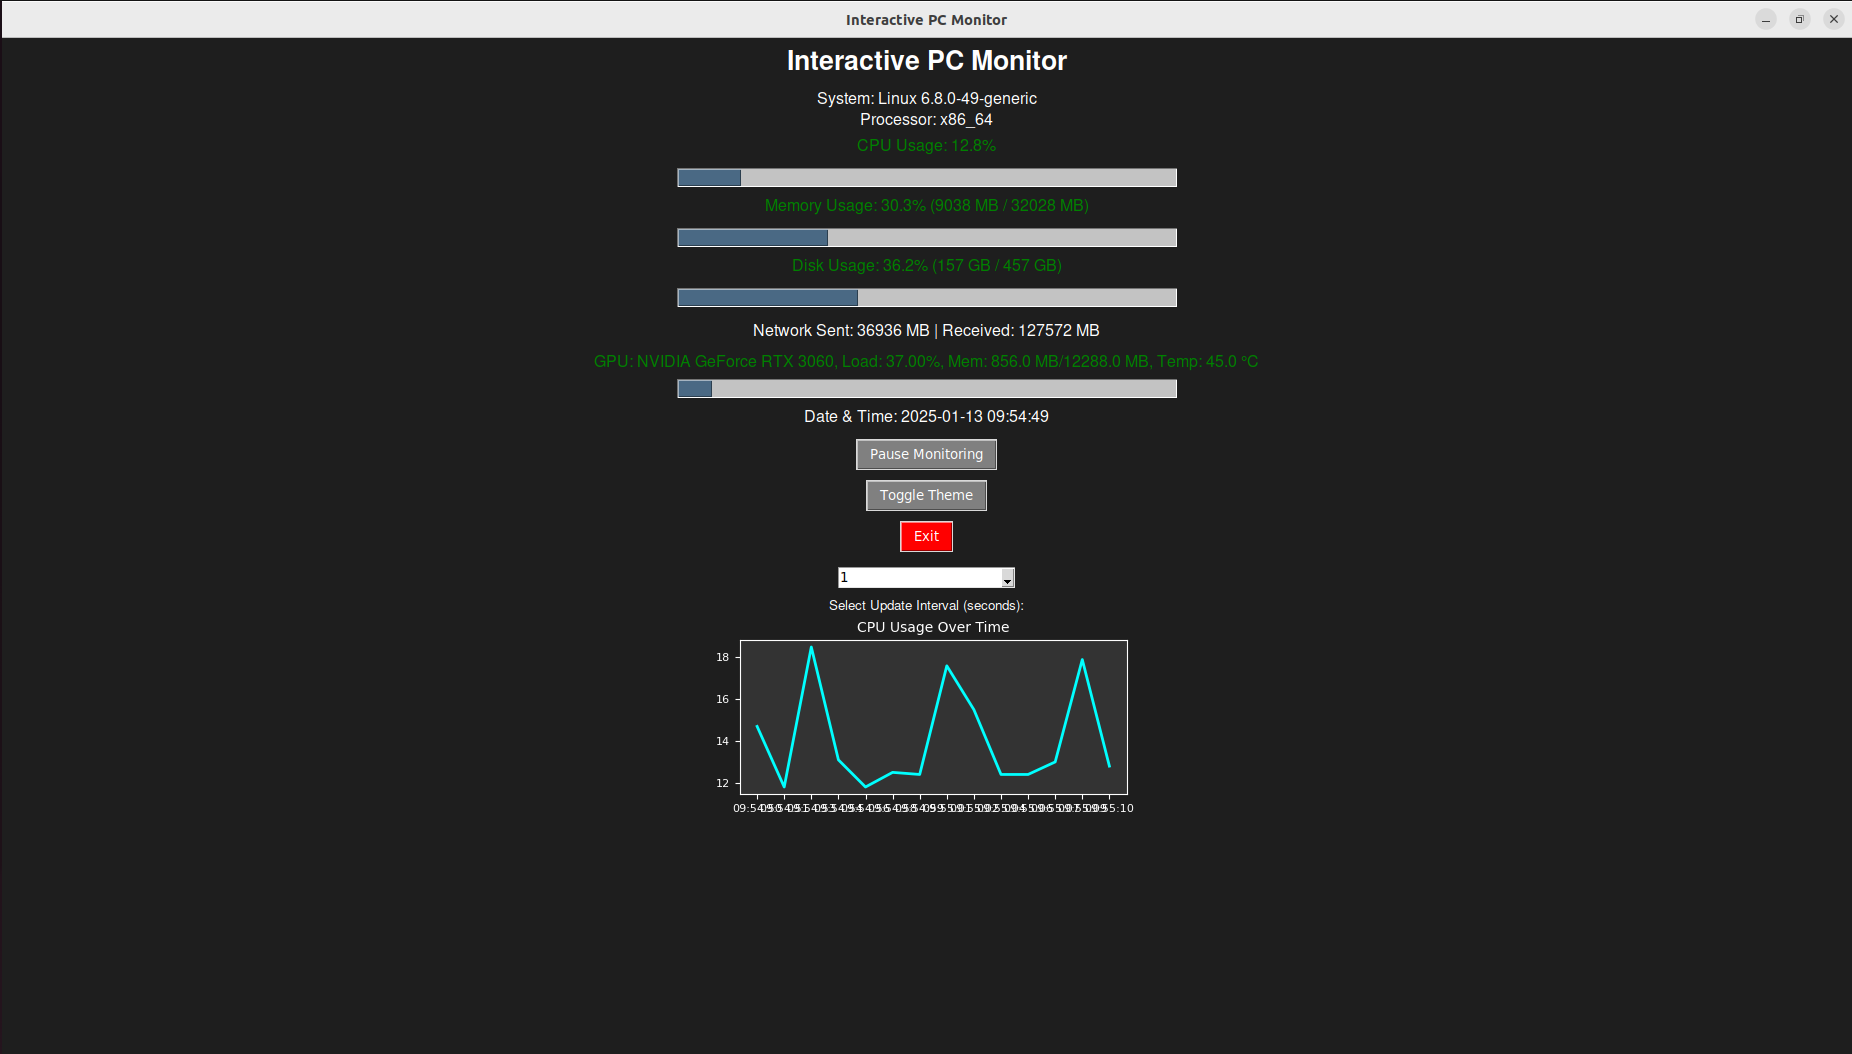

Write the Python code that produced this figure.
import psutil
import tkinter as tk
from tkinter import ttk
import platform
import datetime
import matplotlib.pyplot as plt
from matplotlib.backends.backend_tkagg import FigureCanvasTkAgg
import GPUtil

# Initialize global variables
is_monitoring = True
update_interval = 1000  # Default 1-second update interval
theme = "dark"

# Function to toggle monitoring
def toggle_monitoring():
    global is_monitoring
    is_monitoring = not is_monitoring
    if is_monitoring:
        toggle_button.config(text="Pause Monitoring")
        update_stats()
    else:
        toggle_button.config(text="Start Monitoring")

# Function to update system stats
def update_stats():
    if not is_monitoring:
        return

    cpu_percent = psutil.cpu_percent(interval=0.5)
    memory_info = psutil.virtual_memory()
    disk_info = psutil.disk_usage('/')
    net_info = psutil.net_io_counters()
    gpu_info = get_gpu_info()

    # Update Labels
    cpu_label.config(text=f"CPU Usage: {cpu_percent}%", foreground=color_by_usage(cpu_percent))
    memory_label.config(text=f"Memory Usage: {memory_info.percent}% ({memory_info.used // (1024**2)} MB / {memory_info.total // (1024**2)} MB)", foreground=color_by_usage(memory_info.percent))
    disk_label.config(text=f"Disk Usage: {disk_info.percent}% ({disk_info.used // (1024**3)} GB / {disk_info.total // (1024**3)} GB)", foreground=color_by_usage(disk_info.percent))
    net_label.config(text=f"Network Sent: {net_info.bytes_sent // (1024**2)} MB | Received: {net_info.bytes_recv // (1024**2)} MB")
    gpu_label.config(text="\n".join(
        [f"GPU: {gpu['name']}, Load: {gpu['load']}, Mem: {gpu['memory_used']}/{gpu['memory_total']}, Temp: {gpu['temperature']}"
         for gpu in gpu_info]
    ), foreground=color_by_usage(float(gpu_info[0]['load'].split()[0][:-1])))

    # Update Progress Bars
    cpu_progress['value'] = cpu_percent
    memory_progress['value'] = memory_info.percent
    disk_progress['value'] = disk_info.percent
    gpu_progress['value'] = float(gpu_info[0]['memory_used'].split()[0]) / float(gpu_info[0]['memory_total'].split()[0]) * 100
  
    # Update Graph Data
    x_values.append(datetime.datetime.now().strftime('%H:%M:%S'))
    cpu_data.append(cpu_percent)
    if len(x_values) > 20:  # Keep graph size manageable
        x_values.pop(0)
        cpu_data.pop(0)

    # Update Graph
    ax.clear()
    ax.plot(x_values, cpu_data, color="cyan", linewidth=2)
    ax.set_title("CPU Usage Over Time", fontsize=10, color="white" if theme == "dark" else "black")
    ax.set_facecolor("#333333" if theme == "dark" else "#F0F0F0")
    ax.tick_params(axis='x', labelsize=8, colors="white" if theme == "dark" else "black")
    ax.tick_params(axis='y', labelsize=8, colors="white" if theme == "dark" else "black")
    ax.spines['bottom'].set_color("white" if theme == "dark" else "black")
    ax.spines['left'].set_color("white" if theme == "dark" else "black")
    ax.spines['top'].set_color("white" if theme == "dark" else "black")
    ax.spines['right'].set_color("white" if theme == "dark" else "black")
    fig_canvas.draw()

    root.after(update_interval, update_stats)

def get_gpu_info():
    """Retrieve GPU details."""
    gpus = GPUtil.getGPUs()
    gpu_info = []
    for gpu in gpus:
        gpu_info.append({
            "name": gpu.name,
            "load": f"{gpu.load * 100:.2f}%",
            "memory_free": f"{gpu.memoryFree} MB",
            "memory_used": f"{gpu.memoryUsed} MB",
            "memory_total": f"{gpu.memoryTotal} MB",
            "temperature": f"{gpu.temperature} °C",
        })
    return gpu_info


def update_gpu_info():
    gpu_info = get_gpu_info()
    gpu_label.config(text="\n".join(
        [f"GPU: {gpu['name']}, Load: {gpu['load']}, Mem: {gpu['memory_used']}/{gpu['memory_total']}, Temp: {gpu['temperature']}"
         for gpu in gpu_info]
    ))
    
    root.after(2000, update_gpu_info)  # Refresh every 2 seconds

# Function to determine color by usage percentage
def color_by_usage(usage):
    if usage < 50:
        return "green"
    elif usage < 75:
        return "orange"
    else:
        return "red"

# Function to toggle theme
def toggle_theme():
    global theme
    theme = "light" if theme == "dark" else "dark"
    root.configure(bg="#1E1E1E" if theme == "dark" else "#FFFFFF")
    title_label.config(bg="#1E1E1E" if theme == "dark" else "#FFFFFF", fg="white" if theme == "dark" else "black")
    system_label.config(bg="#1E1E1E" if theme == "dark" else "#FFFFFF", fg="white" if theme == "dark" else "black")
    processor_label.config(bg="#1E1E1E" if theme == "dark" else "#FFFFFF", fg="white" if theme == "dark" else "black")
    net_label.config(bg="#1E1E1E" if theme == "dark" else "#FFFFFF", fg="white" if theme == "dark" else "black")
    date_time_label.config(bg="#1E1E1E" if theme == "dark" else "#FFFFFF", fg="white" if theme == "dark" else "black")
    gpu_label.config(bg="#1E1E1E" if theme == "dark" else "#FFFFFF", fg="white" if theme == "dark" else "black")

# Function to update the update interval
def set_update_interval(*args):
    global update_interval
    selected_value = interval_var.get()
    update_interval = int(selected_value) * 1000

# Create the GUI application
root = tk.Tk()
root.title("Interactive PC Monitor")
root.geometry("1000x1000")
root.configure(bg="#1E1E1E")
root.iconphoto(True, tk.PhotoImage(file="specs.png"))  # Update with the path to your icon

# Title
title_label = tk.Label(root, text="Interactive PC Monitor", font=("Helvetica", 20, "bold"), bg="#1E1E1E", fg="white")
title_label.pack(pady=10)

# System Info
system_info = platform.uname()
system_label = tk.Label(root, text=f"System: {system_info.system} {system_info.release}", font=("Helvetica", 12), bg="#1E1E1E", fg="white")
system_label.pack()
processor_label = tk.Label(root, text=f"Processor: {system_info.processor}", font=("Helvetica", 12), bg="#1E1E1E", fg="white")
processor_label.pack()

# CPU Usage
cpu_label = tk.Label(root, text="CPU Usage: ", font=("Helvetica", 12), bg="#1E1E1E", fg="white")
cpu_label.pack(pady=5)
cpu_progress = ttk.Progressbar(root, orient="horizontal", length=500, mode="determinate", maximum=100)
cpu_progress.pack(pady=5)

# Memory Usage
memory_label = tk.Label(root, text="Memory Usage: ", font=("Helvetica", 12), bg="#1E1E1E", fg="white")
memory_label.pack(pady=5)
memory_progress = ttk.Progressbar(root, orient="horizontal", length=500, mode="determinate", maximum=100)
memory_progress.pack(pady=5)

# Disk Usage
disk_label = tk.Label(root, text="Disk Usage: ", font=("Helvetica", 12), bg="#1E1E1E", fg="white")
disk_label.pack(pady=5)
disk_progress = ttk.Progressbar(root, orient="horizontal", length=500, mode="determinate", maximum=100)
disk_progress.pack(pady=5)

# Network Usage
net_label = tk.Label(root, text="Network Sent: 0 MB | Received: 0 MB", font=("Helvetica", 12), bg="#1E1E1E", fg="white")
net_label.pack(pady=10)

# GPU label 
gpu_label = tk.Label(root, text="Loading GPU info...", font=("Helvetica", 12), bg="#1E1E1E", fg="white")
gpu_label.pack()
gpu_progress = ttk.Progressbar(root, orient="horizontal", length=500, mode="determinate", maximum=100)
gpu_progress.pack(pady=5)

# Current Date and Time
date_time_label = tk.Label(root, text=f"Date & Time: {datetime.datetime.now():%Y-%m-%d %H:%M:%S}", font=("Helvetica", 12), bg="#1E1E1E", fg="white")
date_time_label.pack(pady=5)

# Buttons
toggle_button = tk.Button(root, text="Pause Monitoring", command=toggle_monitoring, bg="gray", fg="white")
toggle_button.pack(pady=5)

theme_button = tk.Button(root, text="Toggle Theme", command=toggle_theme, bg="gray", fg="white")
theme_button.pack(pady=5)

exit_button = tk.Button(root, text="Exit", command=root.quit, bg="red", fg="white")
exit_button.pack(pady=5)

# Dropdown for Update Interval
interval_var = tk.StringVar(value="1")
interval_dropdown = ttk.Combobox(root, textvariable=interval_var, values=["1", "2", "5", "10"])
interval_dropdown.pack(pady=10)
interval_dropdown.bind("<<ComboboxSelected>>", set_update_interval)
interval_label = tk.Label(root, text="Select Update Interval (seconds):", font=("Helvetica", 10), bg="#1E1E1E", fg="white")
interval_label.pack()

# Graph for CPU Usage
x_values = []
cpu_data = []

fig, ax = plt.subplots(figsize=(5, 2), dpi=100)
fig.patch.set_facecolor('#1E1E1E')
fig_canvas = FigureCanvasTkAgg(fig, master=root)
fig_canvas.get_tk_widget().pack()

# Update time and stats
update_stats()
update_gpu_info()

# Run the application
root.mainloop()
